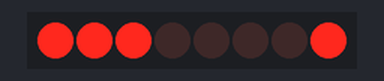
A sketch run on a simulated ESP8266 (NodeMCU). Parts: 8 shift-register outputs drawn as a row of LEDs (first output left, lit = HIGH). Wiring (inferred from the names in the program): shift register (74HC595): data D1; shift clock D5; latch D2. Wiring (inferred from the signals the program sends): row of LEDs: on Q0, Q1, Q2, Q3, Q4, Q5, Q6, Q7.

Above: at 0.5 s.
At 2.5 s:
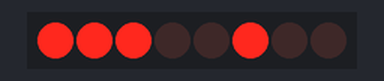
At 4.5 s:
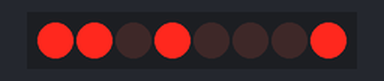
At 8.5 s:
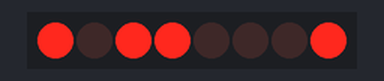
At 12.5 s:
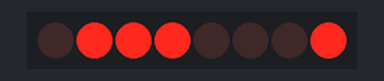
At 17.5 s:
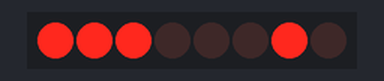
Timing chart, 0 to 18.4 s (numbered marks = the images above):
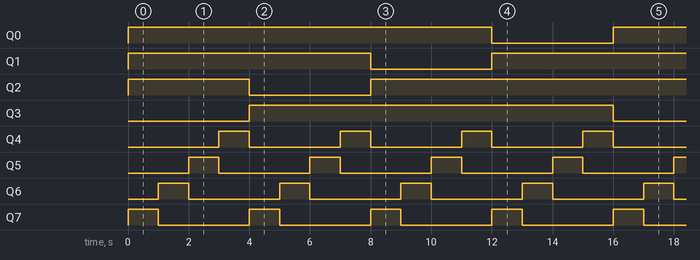

The sketch:

Neutrino_Milestone_1.ino
```cpp
#define dataPin D1
#define latchPin D2
#define clk D5
#define rst D6

void setup() {
  pinMode(latchPin,OUTPUT);
  pinMode(clk,OUTPUT);
  pinMode(dataPin,OUTPUT);
  pinMode(rst,OUTPUT);
  digitalWrite(rst,1);
}

//Funtion to update the Shift Register
void updateLED(byte inp){
  digitalWrite(latchPin,LOW);
  shiftOut(dataPin,clk,MSBFIRST,inp);
  digitalWrite(latchPin,HIGH);
  delay(1000);
}

/*
  0b01010101
    bit-7 => col - 4
    bit-6 => col - 3
    bit-5 => col - 2
    bit-4 => col - 1
    bit-3 => row - 1
    bit-2 => row - 2
    bit-1 => row - 3
    bit-0 => row - 4
  The first four bits control the cols - Active High
  The last four bits control the rows - Active Low
*/
void loop() {
  // ==========================================================continuity_checker==================================================
  updateLED(0b10000111);  //col4 row1
  updateLED(0b01000111);  //col3 row1
  updateLED(0b00100111);  //col2 row1
  updateLED(0b00010111);  //col1 row1

  updateLED(0b10001011);  //col4 row2
  updateLED(0b01001011);  //col3 row2
  updateLED(0b00101011);  //col2 row2
  updateLED(0b00011011);  //col1 row2

  updateLED(0b10001101);  //col4 row3
  updateLED(0b01001101);  //col3 row3
  updateLED(0b00101101);  //col2 row3
  updateLED(0b00011101);  //col1 row3

  updateLED(0b10001110);  //col4 row4
  updateLED(0b01001110);  //col3 row4
  updateLED(0b00101110);  //col2 row4
  updateLED(0b00011110);  //col1 row4
  //===============================================================================================================================
}
```

Measured:
- by itself, Q0, Q3: alternates HIGH for 12.0 s and LOW for 4.0 s
- by itself, Q1: goes HIGH 8.0 s, LOW 4.0 s, HIGH 12.0 s, LOW 4.0 s, then HIGH
- by itself, Q2: repeats every 16.0 s: LOW 4.0 s, HIGH 12.0 s
- by itself, Q4–7: alternates HIGH for 1.0 s and LOW for 3.0 s
